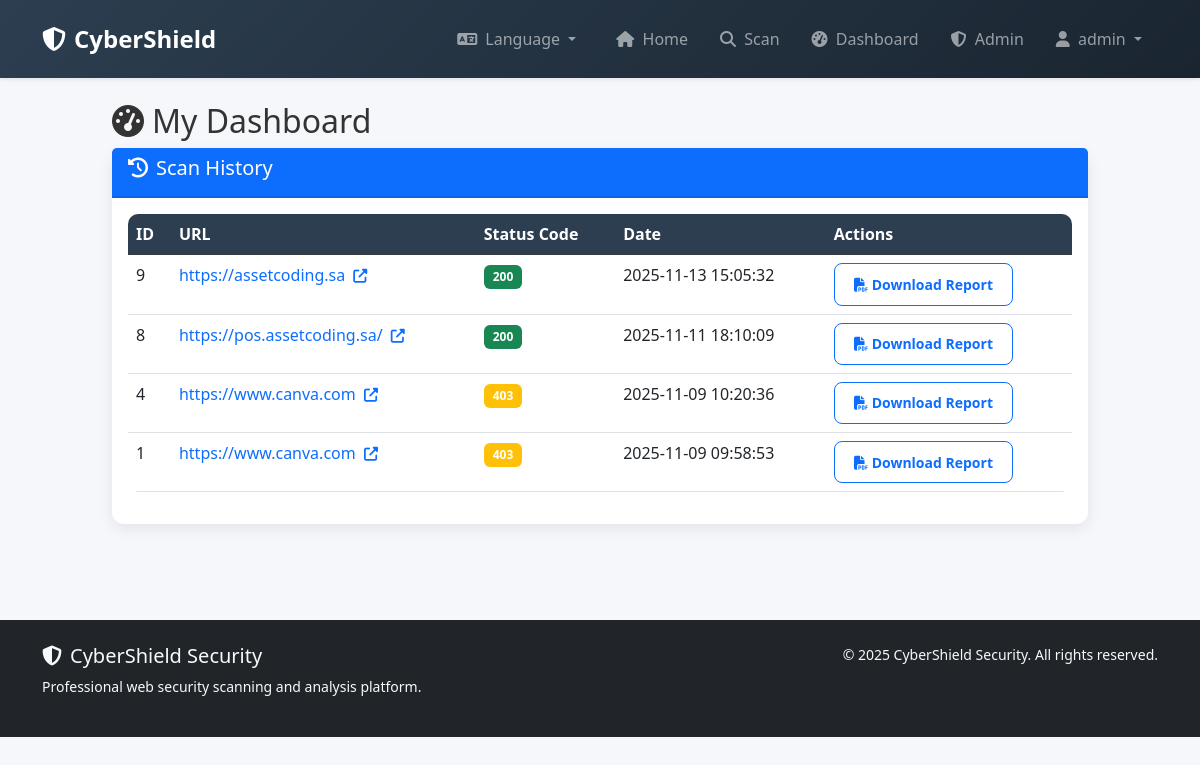
The app's page /dashboard (signed in) with its own data.
### tables this page shows
CREATE TABLE users (
            id INTEGER PRIMARY KEY AUTOINCREMENT,
            username TEXT UNIQUE NOT NULL,
            email TEXT UNIQUE NOT NULL,
            password_hash TEXT NOT NULL,
            is_admin INTEGER DEFAULT 0,
            created_at TIMESTAMP DEFAULT CURRENT_TIMESTAMP
        );

CREATE TABLE scans (
            id INTEGER PRIMARY KEY AUTOINCREMENT,
            url TEXT NOT NULL,
            status_code INTEGER,
            headers TEXT,
            scan_date TIMESTAMP DEFAULT CURRENT_TIMESTAMP,
            user_id INTEGER, zap_results TEXT,
            FOREIGN KEY (user_id) REFERENCES users (id)
        );

### app.py (the view)
@app.route('/dashboard')
@login_required
def dashboard():
    try:
        results = get_scan_results(user_id=current_user.id)
        if results is None:
            results = []
        return render_template('dashboard.html', results=results)
    except Exception as e:
        logger.error(f"Dashboard error: {str(e)}")
        flash('An error occurred while loading your dashboard.', 'danger')
        return render_template('dashboard.html', results=[])

### app.py (called while the page is built)
@app.context_processor
def inject_language():
    lang = get_current_language()
    return dict(lang=lang, t=lambda k: get_translation(k, lang))

@login_manager.user_loader
def load_user(user_id):
    user_data = get_user_by_id(int(user_id))
    if user_data:
        return User(user_data[0], user_data[1], user_data[2], user_data[4])
    return None

### database.py (called while the page is built)
def get_scan_results(user_id=None):
    conn = None
    try:
        conn = sqlite3.connect('cybershield.db')
        cursor = conn.cursor()
        if user_id:
            if not isinstance(user_id, int) or user_id <= 0:
                return []
            cursor.execute('SELECT * FROM scans WHERE user_id = ? ORDER BY scan_date DESC', (user_id,))
        else:
            cursor.execute('SELECT * FROM scans ORDER BY scan_date DESC')
        results = cursor.fetchall()
        return results if results else []
    except sqlite3.Error as e:
        print(f"Database error in get_scan_results: {str(e)}")
        return []
    except Exception as e:
        print(f"Error in get_scan_results: {str(e)}")
        return []
    finally:
        if conn:
            conn.close()

def get_user_by_id(user_id):
    conn = sqlite3.connect('cybershield.db')
    cursor = conn.cursor()
    cursor.execute('SELECT * FROM users WHERE id = ?', (user_id,))
    user = cursor.fetchone()
    conn.close()
    return user

### translations.py (called while the page is built)
def get_translation(key, lang='en'):
    return TRANSLATIONS.get(lang, TRANSLATIONS['en']).get(key, key)

def get_current_language():
    from flask import session
    return session.get('language', 'en')

### templates/dashboard.html (shortened to what this page needs)
{% extends "base.html" %}
{% block content %}
<div class="row">
    <div class="col-12">
        <h2><i class="fas fa-tachometer-alt me-2"></i>{{ t('my_dashboard') }}</h2>
        <div class="card">
            <div class="card-header bg-primary text-white">
                <h5><i class="fas fa-history me-2"></i>{{ t('scan_history') }}</h5>
            </div>
            <div class="card-body">
                {% if results %}
                <div class="table-responsive">
                    <table class="table table-hover">
                        <thead class="table-dark">
                            <tr>
                                <th>ID</th>
                                <th>URL</th>
                                <th>{{ t('status_code') }}</th>
                                <th>{{ t('date') }}</th>
                                <th>{{ t('actions') }}</th>
                            </tr>
                        </thead>
                        <tbody>
                            {% for result in results %}
                            <tr>
                                <td>{{ result[0] }}</td>
                                <td>
                                    <a href="{{ result[1] }}" target="_blank" rel="noopener noreferrer" class="text-decoration-none">
                                        {{ result[1][:50] }}{% if result[1]|length > 50 %}...{% endif %}
                                        <i class="fas fa-external-link-alt ms-1 small"></i>
                                    </a>
                                </td>
                                <td>
                                    {% if result[2] and result[2] >= 200 and result[2] < 300 %}
                                        <span class="badge bg-success">{{ result[2] }}</span>
                                    {% elif result[2] and result[2] >= 400 and result[2] < 500 %}
                                        <span class="badge bg-warning">{{ result[2] }}</span>
                                    {% elif result[2] and result[2] >= 500 %}
                                        <span class="badge bg-danger">{{ result[2] }}</span>
                                    {% else %}
                                        <span class="badge bg-secondary">{{ result[2] if result[2] else 'N/A' }}</span>
                                    {% endif %}
                                </td>
                                <td>{{ result[4] if result|length > 4 else 'N/A' }}</td>
                                <td>
                                    <a href="{{ url_for('download_report', scan_id=result[0]) }}"
                                       class="btn btn-sm btn-outline-primary"
                                       onclick="showDownloadLoading(this)">
                                        <i class="fas fa-file-pdf"></i> {{ t('download_report') }}
                                    </a>
                                </td>
                            </tr>
                            {% endfor %}
                        </tbody>
                    </table>
                </div>
                {% endif %}
            </div>
        </div>
    </div>
</div>
{% endblock %}

### templates/base.html (shortened to what this page needs)
<!DOCTYPE html>
<html lang="{{ lang|default('en') }}" dir="{{ 'rtl' if lang == 'ar' else 'ltr' }}">
<head>
    <link href="https://cdn.jsdelivr.net/npm/bootstrap@5.3.0/dist/css/bootstrap.min.css" rel="stylesheet">
    <link href="https://cdnjs.cloudflare.com/ajax/libs/font-awesome/6.4.0/css/all.min.css" rel="stylesheet">
    <link href="{{ url_for('static', filename='style.css') }}" rel="stylesheet">
</head>
<body>
    <nav class="navbar navbar-expand-lg navbar-dark bg-gradient-primary shadow-sm">
        <div class="container">
            <a class="navbar-brand d-flex align-items-center" href="{{ url_for('home') }}">
                <i class="fas fa-shield-alt me-2"></i>
                <span class="fw-bold">CyberShield</span>
            </a>
            <div class="collapse navbar-collapse" id="navbarNav">
                <div class="navbar-nav ms-auto">
                    <div class="nav-item dropdown me-3">
                        <a class="nav-link dropdown-toggle" href="#" id="languageDropdown" role="button" data-bs-toggle="dropdown">
                            <i class="fas fa-language me-1"></i> {{ t('language') if t else 'Language' }}
                        </a>
                    </div>
                    <a class="nav-link px-3" href="{{ url_for('home') }}"><i class="fas fa-home me-1"></i> {{ t('home') if t else 'Home' }}</a>
                    {% if current_user.is_authenticated %}
                        <a class="nav-link px-3" href="{{ url_for('scan') }}"><i class="fas fa-search me-1"></i> {{ t('scan') if t else 'Scan' }}</a>
                        <a class="nav-link px-3" href="{{ url_for('dashboard') }}"><i class="fas fa-tachometer-alt me-1"></i> {{ t('dashboard') if t else 'Dashboard' }}</a>
                        {% if current_user.is_admin %}
                            <a class="nav-link px-3" href="{{ url_for('admin_dashboard') }}"><i class="fas fa-shield-alt me-1"></i> {{ t('admin') if t else 'Admin' }}</a>
                        {% endif %}
                        <div class="nav-item dropdown">
                            <a class="nav-link dropdown-toggle px-3" href="#" id="userDropdown" role="button" data-bs-toggle="dropdown">
                                <i class="fas fa-user me-1"></i> {{ current_user.username }}
                            </a>
                        </div>
                    {% else %}
                        <a class="nav-link px-3" href="{{ url_for('login') }}"><i class="fas fa-sign-in-alt me-1"></i> {{ t('login') if t else 'Login' }}</a>
                        <a class="nav-link px-3" href="{{ url_for('register') }}"><i class="fas fa-user-plus me-1"></i> {{ t('register') if t else 'Register' }}</a>
                    {% endif %}
                </div>
            </div>
        </div>
    </nav>
    <div class="container-fluid py-4">
        <div class="row">
            <div class="col-lg-10 mx-auto">
                {% block content %}{% endblock %}
            </div>
        </div>
    </div>
    <footer class="bg-dark text-light py-4 mt-5">
        <div class="container">
            <div class="row">
                <div class="col-md-6">
                    <h5><i class="fas fa-shield-alt me-2"></i>CyberShield Security</h5>
                    <p class="small">Professional web security scanning and analysis platform.</p>
                </div>
                <div class="col-md-6 text-md-end">
                    <p class="small mb-0">&copy; 2025 CyberShield Security. All rights reserved.</p>
                </div>
            </div>
        </div>
    </footer>
</body>
</html>

### static/style.css (style rules this page uses)
:root { --primary-color: #2c3e50; --secondary-color: #3498db; --accent-color: #e74c3c; --success-color: #2ecc71; --warning-color: #f39c12; --dark-color: #1a2530; --light-color: #f8f9fa; }
body { font-family: 'Segoe UI', Tahoma, Geneva, Verdana, sans-serif; background-color: #f5f7fa; color: #333; }
.navbar { background: linear-gradient(135deg, var(--primary-color) 0%, var(--dark-color) 100%) !important; box-shadow: 0 2px 10px rgba(0, 0, 0, 0.1); padding: 1rem 0; }
.navbar-brand { font-weight: 700; font-size: 1.5rem; }
.nav-link { font-weight: 500; transition: all 0.3s ease; }
.card { border-radius: 12px; box-shadow: 0 5px 15px rgba(0, 0, 0, 0.08); border: none; margin-bottom: 1.5rem; }
.btn { border-radius: 8px; font-weight: 600; padding: 0.6rem 1.2rem; }
.table { background: white; border-radius: 10px; overflow: hidden; }
.table th { background: var(--primary-color); color: white; font-weight: 600; }
* { transition: background-color 0.2s ease, color 0.2s ease; }
.badge { padding: 0.5em 0.75em; font-weight: 600; }
.card-header { font-weight: 600; border-bottom: 2px solid rgba(0, 0, 0, 0.1); }
footer { margin-top: auto; }

### records on screen
users: username "Admin", username "admin"
scans: id "9", url "https://assetcoding.sa", status_code "200", scan_date "2025-11-13 15:05:32", t "Download Report"
scans: id "8", url "https://pos.assetcoding.sa/", status_code "200", scan_date "2025-11-11 18:10:09", t "Download Report"
scans: id "4", url "https://www.canva.com", status_code "403", scan_date "2025-11-09 10:20:36", t "Download Report"
scans: id "1", url "https://www.canva.com", status_code "403", scan_date "2025-11-09 09:58:53", t "Download Report"

### other values on screen
{{ t('language') if t else 'Language' }} "Language"
{{ t('home') if t else 'Home' }} "Home"
{{ t('scan') if t else 'Scan' }} "Scan"
{{ t('dashboard') if t else 'Dashboard' }} "Dashboard"
{{ t('my_dashboard') }} "My Dashboard"
{{ t('scan_history') }} "Scan History"
{{ t('status_code') }} "Status Code"
{{ t('date') }} "Date"
{{ t('actions') }} "Actions"
